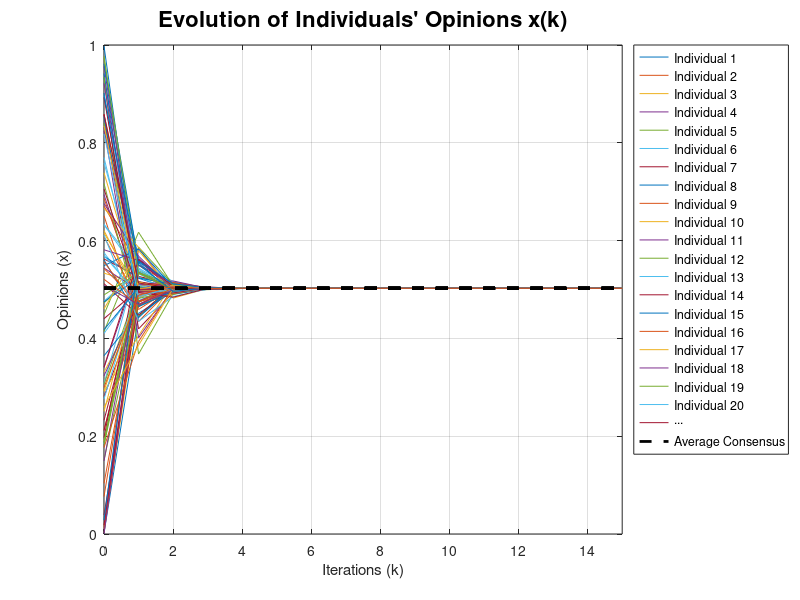

The MATLAB source for this figure:
%% Initialization 
N = 16;
x0 = dlmread('x0_100.txt');

A = dlmread('Ad_matrix_doubly_stochastic_100_2.txt');
n = size(A,1); 

%% DeGroot Model Simulation
x = zeros(n, N);  
x(:, 1) = x0;     

for k = 2:N
    x(:, k) = A * x(:, k-1);
end

%% Calculate Consensus
[eigenvecs, eigenvals] = eig(A');  
w = eigenvecs(:, 1);  

% Normalize w
w = w / sum(w);  
 
%consensus = (w' * x(:, 1)) * ones(n, 1);  % Calculate (w^T x_0) 1_n
average_consensus = (ones(n, 1)'*x(:, 1)) * ones(n, 1)/n;  % Calculate (1_n x_0) 1_n/n

%% Plot Opinions
figure;
p1 = plot(0:N-1, x', 'LineWidth', 0.5);  
hold on;
p2 = plot(0:N-1, average_consensus * ones(1, N), '--k', 'LineWidth', 2);  % Consensus 
xlabel('Iterations (k)');
ylabel('Opinions (x)');
title('Evolution of Individuals'' Opinions x(k)', 'FontSize', 16);
xlim([0 N-1]);  
labels = arrayfun(@(x) ['Individual ', num2str(x)], 1:20, 'UniformOutput', false);
labels{end+1} = '...';
legend([p1(1:21); p2], [labels, {'Average Consensus'}], 'Location', 'bestoutside');
grid on;
%saveas(gcf, 'cons_100_degroot_doubly_2.jpg');

%% Plot average
% fist_val = x(:, 1)*ones(1,N);
% figure;
% plot(fist_val', 'LineWidth', 0.5);
% hold on;
% plot(1:N, average_consensus * ones(1, N), '--k', 'LineWidth', 2);  
% xlabel('Iterations (k)');
% ylabel('Opinions (x)');
% title('Average of Initial Individuals'' Opinions', 'FontSize', 13);
% xlim([1 N]);  
% labels = arrayfun(@(x) ['Initial Op. - Individual ', num2str(x)], 1:20, 'UniformOutput', false);
% labels{end+1} = '...';
% labels{end+1} = 'Average';
% legend(labels, 'Location','bestoutside');
% grid on;
% %saveas(gcf, 'avg_100_degroot_doubly.jpg');
